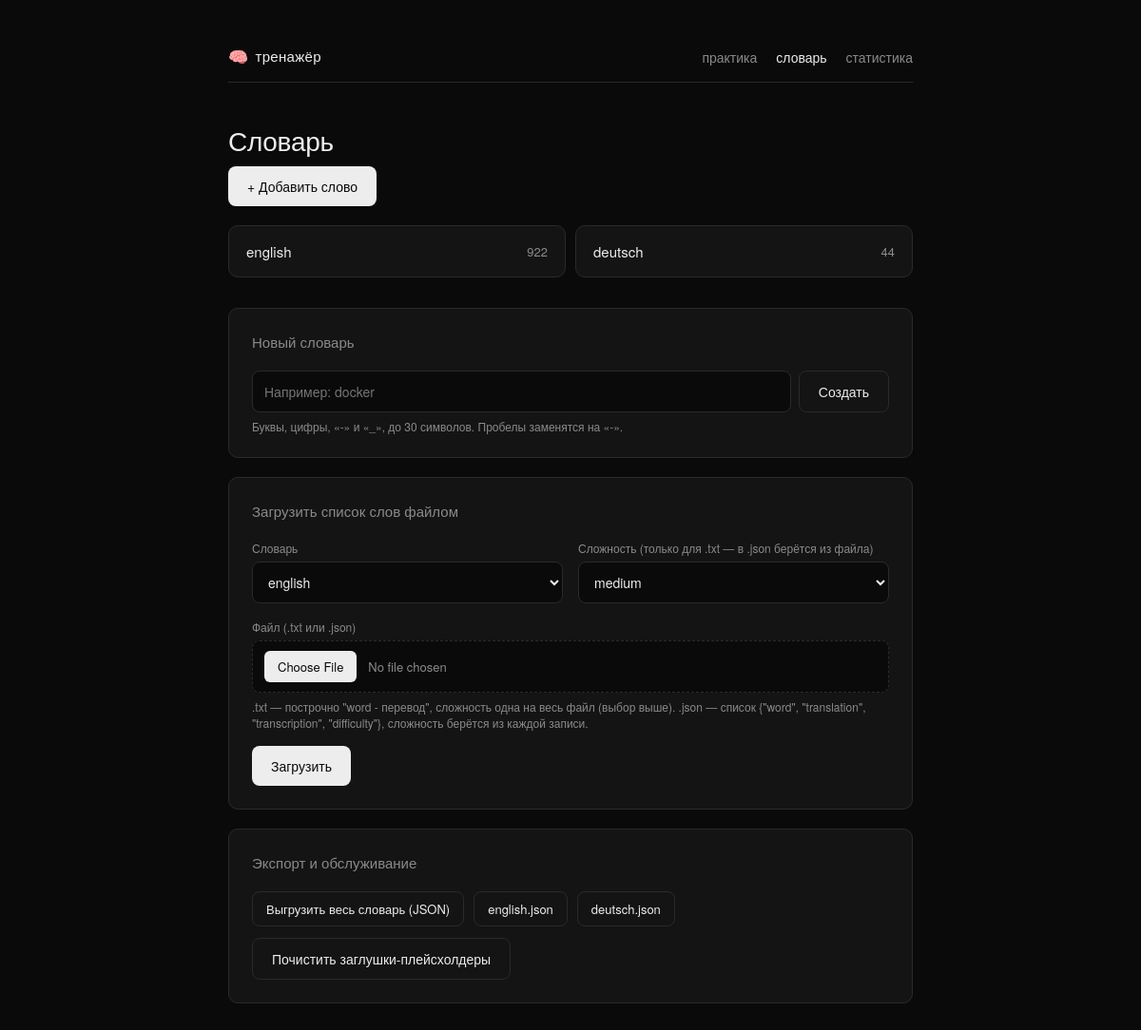
The page /admin on the database its author committed.
### tables this page shows
CREATE TABLE categories (
            id INTEGER PRIMARY KEY AUTOINCREMENT,
            name TEXT NOT NULL UNIQUE
        );

### main.py (the view)
@app.get("/admin")
def admin_list(
    request: Request,
    imported: int | None = None,
    skipped: int | None = None,
    purged: int | None = None,
    cat_status: str = "",
    cat_name: str = "",
):
    categories = models.get_categories()
    counts = {cat: 0 for cat in categories}
    for w in models.get_all_words():
        if w["category"] in counts:
            counts[w["category"]] += 1
    return templates.TemplateResponse(
        request,
        "admin.html",
        {
            "categories": categories,
            "counts": counts,
            "difficulties": DIFFICULTIES,
            "imported": imported,
            "skipped": skipped,
            "purged": purged,
            "cat_status": cat_status,
            "cat_name": cat_name,
            "current_category": None,
        },
    )

### templates/admin.html (shortened to what this page needs)
<!DOCTYPE html>
<html lang="ru">
<head>
    <link rel="stylesheet" href="/static/style.css?v={{ css_version }}">
</head>
<body>
    <div class="wrap">
        <div class="nav">
            <a href="/" class="brand"><span class="brand-icon">🧠</span> тренажёр</a>
            <div class="nav-links">
                <a href="/practice">практика</a>
                <a href="/admin" class="active">словарь</a>
                <a href="/stats">статистика</a>
            </div>
        </div>
        <h1>Словарь</h1>
        <div class="admin-actions">
            <button type="button" class="btn-primary btn-compact" data-open-add-word>+ Добавить слово</button>
        </div>
        <div class="category-menu">
            {% for cat in categories %}
                <div class="category-menu-cell">
                    <a href="/admin/{{ cat }}" class="category-menu-item">
                        <span>{{ cat }}</span>
                        <span class="count" data-count-for="{{ cat }}">{{ counts.get(cat, 0) }}</span>
                    </a>
                </div>
            {% endfor %}
        </div>
        <div class="add-form">
            <h2>Новый словарь</h2>
            <form method="post" action="/admin/categories/add" class="inline-form">
                <input type="text" name="name" placeholder="Например: docker" maxlength="30" required autocomplete="off">
                <button type="submit" class="btn-secondary btn-compact">Создать</button>
            </form>
            <p class="field-hint">Буквы, цифры, «-» и «_», до 30 символов. Пробелы заменятся на «-».</p>
        </div>
        <div class="add-form">
            <h2>Загрузить список слов файлом</h2>
            <form method="post" action="/admin/import" enctype="multipart/form-data">
                <div class="field-row">
                    <div class="field">
                        <label>Словарь</label>
                        <select name="category">
                            {% for cat in categories %}
                                <option value="{{ cat }}" {% if cat == "english" %}selected{% endif %}>{{ cat }}</option>
                            {% endfor %}
                        </select>
                    </div>
                    <div class="field">
                        <label>Сложность (только для .txt — в .json берётся из файла)</label>
                        <select name="difficulty">
                            {% for d in difficulties %}
                                <option value="{{ d }}" {% if d == "medium" %}selected{% endif %}>{{ d }}</option>
                            {% endfor %}
                        </select>
                    </div>
                </div>
                <div class="field">
                    <label>Файл (.txt или .json)</label>
                    <div class="file-field">
                        <input type="file" name="file" accept=".txt,.json" required>
                    </div>
                    <p class="field-hint">
                        .txt — построчно "word - перевод", сложность одна на весь файл (выбор выше).
                        .json — список {"word", "translation", "transcription", "difficulty"}, сложность берётся из каждой записи.
                    </p>
                </div>
                <button type="submit" class="btn-primary">Загрузить</button>
            </form>
        </div>
        <div class="add-form">
            <h2>Экспорт и обслуживание</h2>
            <div class="maintenance-row">
                <a href="/admin/export" class="btn-link">Выгрузить весь словарь (JSON)</a>
                {% for cat in categories %}
                    <a href="/admin/export?category={{ cat }}" class="btn-link">{{ cat }}.json</a>
                {% endfor %}
            </div>
            <form method="post" action="/admin/purge-placeholders" class="maintenance-row"
                  onsubmit="return confirm('Удалить все слова с пустыми переводами-заглушками (\'перевод\', \'translation\' и т.п.)?')">
                <button type="submit" class="btn-secondary">Почистить заглушки-плейсхолдеры</button>
            </form>
        </div>
    </div>
</body>
</html>

### static/style.css (style rules this page uses)
:root { --bg: #0a0a0a; --bg-raised: #141414; --border: #2a2a2a; --text: #ededed; --text-dim: #8a8a8a; --accent: #ededed; --good: #4ade80; --bad: #f87171; }
* { box-sizing: border-box; }
html, body { margin: 0; padding: 0; background: var(--bg); color: var(--text); font-family: "Helvetica Neue", Helvetica, Arial, sans-serif; }
body { min-height: 100vh; display: flex; flex-direction: column; align-items: center; padding: 48px 20px; }
a { color: var(--text); text-decoration: none; border-bottom: 1px solid var(--border); transition: border-color 0.15s ease; }
.wrap { width: 100%; max-width: 720px; }
.nav { display: flex; justify-content: space-between; align-items: baseline; margin-bottom: 40px; padding-bottom: 16px; border-bottom: 1px solid var(--border); }
.nav-links { display: flex; gap: 20px; font-size: 14px; color: var(--text-dim); }
.nav-links a { border-bottom: none; color: var(--text-dim); }
.nav-links a.active { color: var(--text); font-weight: 500; }
.brand { font-size: 15px; font-weight: 500; letter-spacing: 0.02em; color: var(--text); border-bottom: none; display: flex; align-items: center; gap: 7px; }
.brand-icon { font-size: 17px; line-height: 1; }
h1 { font-size: 28px; font-weight: 500; letter-spacing: -0.01em; margin: 0 0 8px 0; }
h2 { font-size: 15px; font-weight: 500; color: var(--text-dim); margin: 0 0 20px 0; }
.btn-compact { padding: 8px 18px; font-size: 13px; }
button, .btn, .btn-primary, .btn-secondary, .btn-danger, .btn-link { font-family: inherit; font-size: 14px; border-radius: 8px; padding: 11px 20px; cursor: pointer; display: inline-block; text-align: center; border: none; background: transparent; color: var(--text); }
.btn-primary { background: var(--text); color: var(--bg); }
.btn-secondary { background: transparent; color: var(--text); border: 1px solid var(--border); }
td input[type="text"], select, textarea { width: 100%; background: var(--bg); border: 1px solid var(--border); color: var(--text); font-family: inherit; font-size: 13px; padding: 7px 9px; border-radius: 6px; }
.add-form { border: 1px solid var(--border); border-radius: 10px; padding: 24px; background: var(--bg-raised); margin-bottom: 20px; }
.add-form label { display: block; font-size: 12px; color: var(--text-dim); margin-bottom: 6px; }
.field { margin-bottom: 16px; }
.field-row { display: flex; gap: 16px; }
.field-row .field { flex: 1; }
.field input[type="text"], .field select { width: 100%; background: var(--bg); border: 1px solid var(--border); color: var(--text); font-family: inherit; font-size: 14px; padding: 10px 12px; border-radius: 8px; box-sizing: border-box; }
.file-field { display: block; width: 100%; background: var(--bg); border: 1px dashed var(--border); border-radius: 8px; padding: 10px 12px; box-sizing: border-box; }
.field input[type="file"] { width: 100%; color: var(--text-dim); font-family: inherit; font-size: 13px; }
.field-hint { font-size: 12px; color: var(--text-dim); margin: 6px 0 0 0; }
.maintenance-row { display: flex; flex-wrap: wrap; gap: 10px; align-items: center; margin-bottom: 12px; }
.maintenance-row:last-child { margin-bottom: 0; }
.btn-link { display: inline-block; font-size: 13px; padding: 8px 14px; border: 1px solid var(--border); border-radius: 8px; color: var(--text); }
.count { color: var(--text-dim); font-weight: 400; }
.category-menu { display: grid; grid-template-columns: repeat(auto-fit, minmax(140px, 1fr)); gap: 10px; margin-bottom: 32px; }
.category-menu-cell { display: flex; border: 1px solid var(--border); border-radius: 10px; background: var(--bg-raised); overflow: hidden; }
.category-menu-item { flex: 1; display: flex; justify-content: space-between; align-items: center; gap: 10px; padding: 16px 18px; border-bottom: none; font-size: 15px; min-width: 0; }
.category-menu-item .count { font-size: 13px; color: var(--text-dim); }
.admin-actions { margin: 0 0 20px 0; }
.inline-form { display: flex; gap: 8px; }
.inline-form input[type="text"] { flex: 1; min-width: 0; background: var(--bg); border: 1px solid var(--border); color: var(--text); font-family: inherit; font-size: 14px; padding: 9px 12px; border-radius: 8px; }

### rows shown on the page
categories: name "english", get "922"
categories: name "deutsch", get "44"

### other values the page prints
form field category "english"
form field difficulty "medium"
